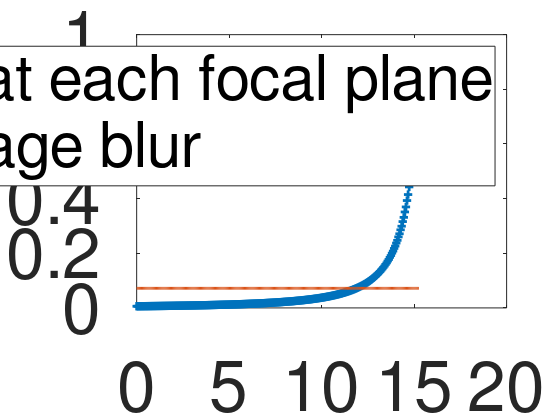

This figure's MATLAB source: (Note: this script raises an error after producing the figure.)
clear all;
close all;

%% Generating graphs to go into the paper

o1=0.03; % Exhaustive search
f1=0.0296; % From Email
           % o1=0.03; % Exhaustive search
           % f1=0.0296; % From Email
d1=0.03; % Exhaustive search

f3=0.06; % Measured to be 0.053
d2=0.12; % measure
de=0.03; % measure

num=280; % num of sample depths along z direction(depth direction)
MinOpPower=12; % min optical power of focus tunable lens(in diopters)
MaxOpPower=16; % max optical power of focus tunable lens(in diopters)
p=1;


t=0:0.058:1e3/60;
delt_t=1e3/60/2;

debugGraphs = false;
printGraphs = true;
triangular = true;
sinusoidal = true;

%% Triangular wave
if(triangular == true)
    A = MaxOpPower - MinOpPower;
    D = (MaxOpPower + MinOpPower)/2;

    D_r = repmat(D, size(t));
    A_r = repmat(A, size(t));
    a_r = repmat(delt_t, size(t));
    one_r = repmat(1, size(t));

    DC_component = (D_r);
    %AC_component = 0.5*A_r - A_r.*abs((a_r - t)./a_r);
    AC_component = 0.5*A_r - A_r.*abs(2*0.06*t - one_r);
    signal_inverse = DC_component - AC_component;
    signal = 1./signal_inverse;
    %figure; plot(signal); 

    f_t_inverse = signal_inverse;
    f2 = signal;


    i1=f1*o1/(o1-f1);
    m1 = i1/o1;
    o2=i1-d1;
    i2=f2*o2./(o2+f2);
    m2 = i2/o2;
    o3=d2-i2;
    i3=f3*o3./(o3-f3);
    m3 = i3./o3;
    ie=-i3+de;
    ie(ie > 5) = 5;
    
    
    sorted_ie = sort(ie);

    ie_dioptres = 1./sorted_ie;
    ie_combined = [];
    changing_quantity = sorted_ie;
    for iter = 1:24
        ie_dioptres_offset = zeros(size(changing_quantity));
        offset = iter;
        ie_dioptres_offset(1,1:end-offset) = changing_quantity(1,offset+1:end);
        ie_dioptres_offset(1,end-offset+1:end) = changing_quantity(1,1:offset);
        ie_combined = [ie_combined; ie_dioptres_offset]; 
    end
    longitudinal_pixel_blur = std(ie_combined);
    dioptric_logitudinal_pixel_blur = longitudinal_pixel_blur;
    ignore_elements = 24;

    m = m1*(m2.*m3);
    O_1 = 0.01778; % meters. O_1 = 0.7 inches
    I_e = m*O_1;
    theta = abs(2*rad2deg(atan((I_e/2)./sorted_ie)));

    fov_combined = [];
    for iter = 1:24
        theta_offset = zeros(size(theta));
        offset = iter;
        theta_offset(1,1:end-offset) = theta(1,offset+1:end);
        theta_offset(1,end-offset+1:end) = theta(1,1:offset);
        fov_combined = [fov_combined; theta_offset]; 
    end
    lateral_pixel_blur = std(fov_combined);

    if(debugGraphs == true)
        % figure; plot(t, f2, '+');
        % title('f2 vs t');

        % figure; plot(t, o1, '+');
        % title ('o1 vs t');

        % figure; plot(t, i1, '+');
        % title ('i1 vs t');
        % figure; plot(t, m1, '+');
        % title ('m1 vs t');

        % figure; plot(t, o2, '+');
        % title('o2 vs t');

        % figure; plot(t, i2, '+');
        % title('i2 vs t');
        % figure; plot(t, m2, '+');
        % title ('m2 vs t');

        % %i2=f2*o2./(o2-f2);
        % figure; plot(t, o3, '+');
        % title('o3 vs t');

        % figure; plot(t, i3, '+');
        % title('i3 vs t');
        % figure; plot(t, m3, '+');
        % title ('m3 vs t');

        % figure; plot(t, m, '+');
        % title ('m vs t');
        
        % figure; plot(t, ie, '+');
        % title('ie vs t');
        
        % figure; plot(t, theta, '+');
        % title ('fov vs t');
        
        figure; plot(t, ie_dioptres, '+');
        title('ie dioptres vs t');
        
        figure; plot(t,longitudinal_pixel_blur);
        title('pixel blur vs t');
        
        figure; plot(t,lateral_pixel_blur);
        title('pixel blur vs t');
    end

    linewidth = 3; 

    if(printGraphs == true)
        % filename = sprintf('./graphs/triangular_lens_power_vs_time.svg');
        % custom_plot_save(t, f_t_inverse, filename);

        % filename = sprintf('./graphs/triangular_virtual_image_dioptres_vs_time.svg');
        % custom_plot_save(t, 1./ie, filename);

        % filename = sprintf('./graphs/triangular_virtual_image_distance_vs_time.svg');
        % custom_plot_save(t, ie, filename);
        
        % filename = sprintf('./graphs/triangular_fov_vs_time.svg');
        % custom_plot_save(t, theta, filename);

        % custom_plot_save(t(1,1:end-ignore_elements), dioptric_logitudinal_pixel_blur(1,1:end-ignore_elements), ...
        %                         filename, 0, 1.0, 0, 20);
        
        filename = sprintf('./graphs/triangular_longitudinal_blur_vs_time.svg');
        mean_blur = mean(dioptric_logitudinal_pixel_blur(1,1:end-ignore_elements));
        
        xdata = t(1,1:end-ignore_elements);
        ydata1 = dioptric_logitudinal_pixel_blur(1,1:end-ignore_elements);
        ydata2 = repmat(mean_blur, size(ydata1));
      
        figure('units','normalized','outerposition', [0 0 0.99 0.98], 'visible', 'on');
        plot(xdata, ydata1, '+', 'LineWidth', 2);
        hold on;
        plot(xdata, ydata2, 'LineWidth', 2);
        legend('Blur at each focal plane','Average blur');
        %ylim([y_min_range y_max_range]);
        %xlim([x_min_range x_max_range]);
        set(gcf, 'PaperPositionMode', 'auto');
        set(gca, 'FontSize', 50);
        print(filename, '-dsvg');

        filename = sprintf('./graphs/triangular_lateral_blur_vs_time.svg');
        custom_plot_save(t(1,1:end-ignore_elements), lateral_pixel_blur(1,1:end-ignore_elements), ...
                         filename, 0, 1.5, 0, 20);
    end
end



%% Sinusoidal wave

if(sinusoidal == true)
    Magnitude=(MaxOpPower-MinOpPower)/2;
    offset=(MaxOpPower+MinOpPower)/2;

    f_t_inverse=Magnitude*sin(t*2*pi/(1e3/60) + pi/2)+offset;
    f2=1./f_t_inverse;



    i1=f1*o1/(o1-f1);
    m1 = i1/o1;
    o2=i1-d1;
    i2=f2*o2./(o2+f2);
    %i2=f2*o2./(o2-f2);
    m2 = i2/o2;
    o3=d2-i2;
    i3=f3*o3./(o3-f3);
    m3 = i3./o3;
    ie=-i3+de;
    ie(ie > 5) = 5;
    
    ie_dioptres = 1./ie;
    ie_combined = [];
    changing_quantity = ie;
    for iter = 1:24
        ie_dioptres_offset = zeros(size(changing_quantity));
        offset = iter;
        ie_dioptres_offset(1,1:end-offset) = changing_quantity(1,offset+1:end);
        ie_dioptres_offset(1,end-offset+1:end) = changing_quantity(1,1:offset);
        ie_combined = [ie_combined; ie_dioptres_offset]; 
    end
    longitudinal_pixel_blur = std(ie_combined);
    dioptric_logitudinal_pixel_blur = longitudinal_pixel_blur;


    m = m1*(m2.*m3);
    O_1 = 0.01778; % meters. O_1 = 0.7 inches
    I_e = m*O_1;
    theta = abs(2*rad2deg(atan((I_e/2)./ie)));

    fov_combined = [];
    for iter = 1:24
        theta_offset = zeros(size(theta));
        offset = iter;
        theta_offset(1,1:end-offset) = theta(1,offset+1:end);
        theta_offset(1,end-offset+1:end) = theta(1,1:offset);
        fov_combined = [fov_combined; theta_offset]; 
    end
    lateral_pixel_blur = std(fov_combined);

    if(debugGraphs == true)
        % figure; plot(t, f2, '+');
        % title('f2 vs t');

        % figure; plot(t, o1, '+');
        % title ('o1 vs t');

        % figure; plot(t, i1, '+');
        % title ('i1 vs t');
        % figure; plot(t, m1, '+');
        % title ('m1 vs t');

        % figure; plot(t, o2, '+');
        % title('o2 vs t');

        % figure; plot(t, i2, '+');
        % title('i2 vs t');
        % figure; plot(t, m2, '+');
        % title ('m2 vs t');

        % %i2=f2*o2./(o2-f2);
        % figure; plot(t, o3, '+');
        % title('o3 vs t');

        % figure; plot(t, i3, '+');
        % title('i3 vs t');
        % figure; plot(t, m3, '+');
        % title ('m3 vs t');

        % figure; plot(t, m, '+');
        % title ('m vs t');

        % figure; plot(t, ie, '+');
        % title('ie vs t');
        
        
        % figure; plot(t, theta, '+');
        % title ('fov vs t');
        
        figure; plot(t, ie_dioptres, '+');
        title('ie dioptres vs t');
        
        figure; plot(t,longitudinal_pixel_blur);
        title('pixel blur vs t');

        figure; plot(t,lateral_pixel_blur);
        title('pixel blur vs t');
    end

    if(printGraphs == true)
        % filename = sprintf('./graphs/sinusoidal_ens_power_vs_time.svg');
        % custom_plot_save(t, f_t_inverse, filename);

        % filename = sprintf('./graphs/sinusoidal_virtual_image_dioptres_vs_time.svg');
        % custom_plot_save(t, 1./ie, filename);

        % filename = sprintf('./graphs/sinusoidal_virtual_image_distance_vs_time.svg');
        % custom_plot_save(t, ie, filename);

        % filename = sprintf('./graphs/sinusoidal_fov_vs_time.svg');
        % custom_plot_save(t, theta, filename);
        
        filename = sprintf('./graphs/sinusoidal_longitudinal_blur_vs_time.svg');
        custom_plot_save(t(1,1:end-ignore_elements), dioptric_logitudinal_pixel_blur(1,1:end-ignore_elements), ...
                         filename, 0, 1.0, 0, 20);

        filename = sprintf('./graphs/sinusoidal_lateral_blur_vs_time.svg');
        custom_plot_save(t(1,1:end-ignore_elements), lateral_pixel_blur(1,1:end-ignore_elements), ...
                         filename, 0, 1.5, 0, 20);
        
    end
end


return;


% figure('units','normalized','outerposition', [0 0 0.48 0.64], 'visible', 'on');
% plot(t,theta);
% set(gcf, 'PaperPositionMode', 'auto');
% filename = sprintf('./graphs/fov_vs_time.png');
% saveas(gcf, filename, 'png');

%% Searching for the right set of parameters
% d1+o1=0.09 % measure

printgraphs = false;
ie_all = [];
fov_all = [];
parameters = [];
index = 0;
o2_all = [];
diff_o2_f1 = [];
i2_all = [];


% f1=0.07; % From Email
% d1=0.03; % Guess
% f3=0.04; % Guess
d2=0.12; % measure
de=0.07; % measure

for f3 = 0.055:0.001:0.06
    for o1=0.04:0.01:0.07
        for f1=0.02:0.001:0.04
            
            if(o1 <= f1 || o1 >= 2*f1)
                continue;
            end
            for d1 = 0.01:0.01:0.035
                
                
                % o1 has to lie between f1 and 2*f1
                
                
                
                
                % d2=0.12; % measure
                % de=0.07; % measure
                
                % o1=0.04; % Guess
                % f1=0.03; % From Email
                % d1=0.05; % Guess
                % f3=0.09; % Guess
                
                %
                num=280; % num of sample depths along z direction(depth direction)
                MinOpPower=12; % min optical power of focus tunable lens(in diopters)
                MaxOpPower=16; % max optical power of focus tunable lens(in diopters)
                t=1:num;
                p=1;
                
                % finding depthlist using triangular driving signal
                t=0:58:1e6/60;
                delt_t=1e6/60/2;
                tan1=(MinOpPower-MaxOpPower)/delt_t;
                y1=tan1*t+MaxOpPower;
                
                tan2=(MaxOpPower-MinOpPower)/delt_t;
                y2=tan2*t+2*MinOpPower-MaxOpPower;
                
                index=max(find(t<=delt_t));
                f_t_inverse=[y1(1:index),y2(index+1:end)];
                f2=1./f_t_inverse;
                
                % considering three lens separately
                i1=f1*o1/(o1-f1);
                o2=i1-d1;
                
                i2=f2*o2./(o2+f2);
                %i2=f2*o2./(o2-f2);
                
                o2_all = [o2_all; o2];
                diff_o2_f1 = [diff_o2_f1 (o2 + f1)];
                i2_all = [i2_all i2];
                o3=d2-i2;
                
                % o3 has to lie within f3
                
                
                %                 if(abs(o3) > abs(f3))
                %                     break;
                %                 end
                
                
                i3=f3*o3./(o3-f3);
                ie=-i3+de;
                
                % Field of View
                
                O_1 = 0.01778; % meters. O_1 = 0.7 inches
                I_e = - (ie/o3) * (i2/o2) * (i1/o1) * O_1;
                theta = 2*rad2deg(atan((I_e/2)./ie));
                
                ie_all = [ie_all; ie];
                fov_all = [fov_all; theta];
                
                %
                parameters = [parameters; [index o1 f1 d1 f3]];
                
                if(printgraphs)
                    figure('units','normalized','outerposition', [0 0 0.48 0.64], 'visible', 'on');
                    subplot(2,2,1)
                    plot(t,f_t_inverse,'r*'); hold on;
                    title('Focus-tunable Lens Driving signal');
                    xlabel('time/s');
                    ylabel('Optical power/diopter');
                    
                    
                    subplot(2,2,2)
                    plot(t,1./ie,'r*');
                    title('Focal plane depth changes in diopter');
                    xlabel('time/s');
                    ylabel('Focal plane depth/diopter');
                    
                    subplot(2,2,3)
                    plot(t,ie,'r*');
                    title('Focal plane depth changes in meter');
                    xlabel('time/s');
                    ylabel('Focal plane depth/m');
                    
                    subplot(2,2,4)
                    plot(t,theta,'r*');
                    title('Field of view');
                    xlabel('time/s');
                    ylabel('Field of view');
                    
                    set(gcf, 'PaperPositionMode', 'auto');
                    filename = sprintf('./graphs/%1.2f_%1.2f_%1.2f_%1.2f.png', f3, o1, f1, d1);
                    
                    saveas(gcf, filename, 'png');
                    %close(gcf);
                end
            end
        end
    end
end


ie_subset = ie_all;
ie_subset(ie_subset < 0) = 0;
ie_subset(ie_subset > 4) = 4;
figure; imagesc(ie_subset); colorbar;
figure; plot(i2_all);

mean_fov = mean(abs(fov_all), 2);
